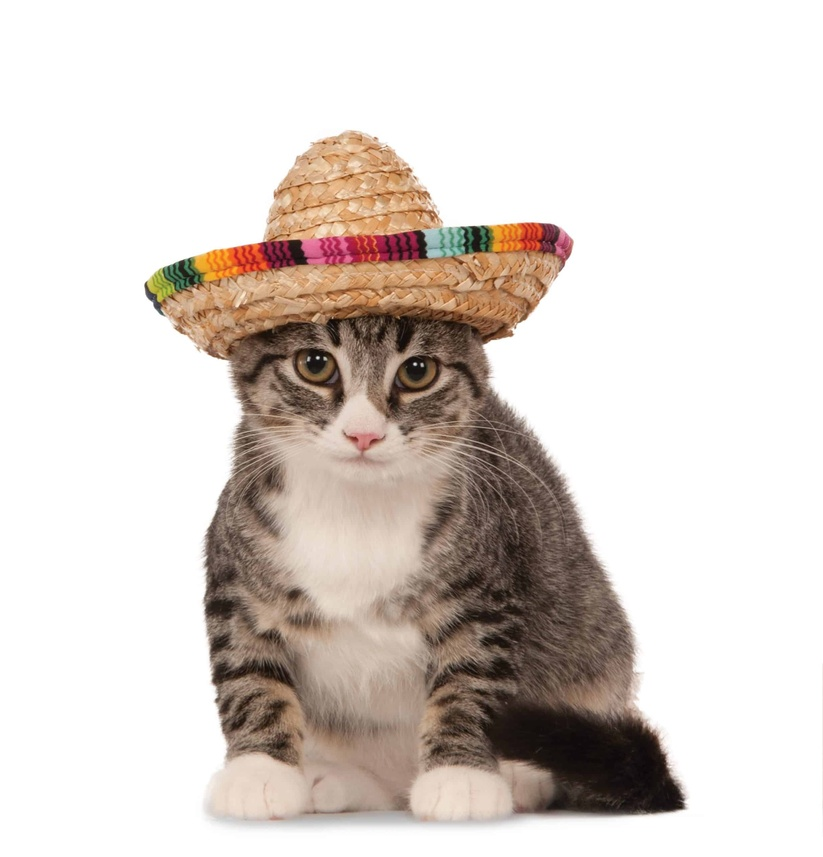
#> input picture gato.jpg, 823 x 857 px, shrunk from 2459 x 2560 before the run
$ python basic.py
#> lines starting #> are read from the running program, lines starting #| are printed output that depends on the picture
from PIL import Image

#Create an image via import
image = Image.open('gato.jpg')
#> image is the input picture: PIL image 823x857 RGB; mean R, G, B 218.5, 210, 204.4

# #analyze the image
# print(image.size)
# print(image.filename)
# print(image.format)

# # flip/rotate image
# image = image.transpose(Image.Transpose.ROTATE_90)

# Show the image
image.show()

cat_rotated = image.rotate(30)
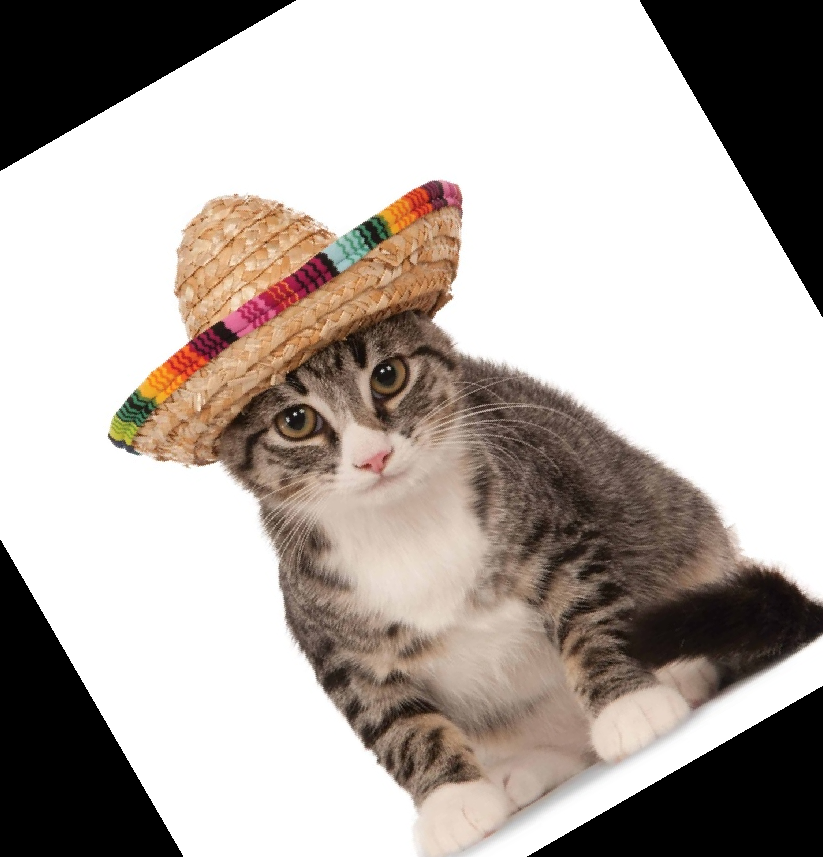
#> cat_rotated: PIL image 823x857 RGB; mean R, G, B 179.1, 170.6, 165
cat_rotated.save('cat_rotated.png', 'png')
